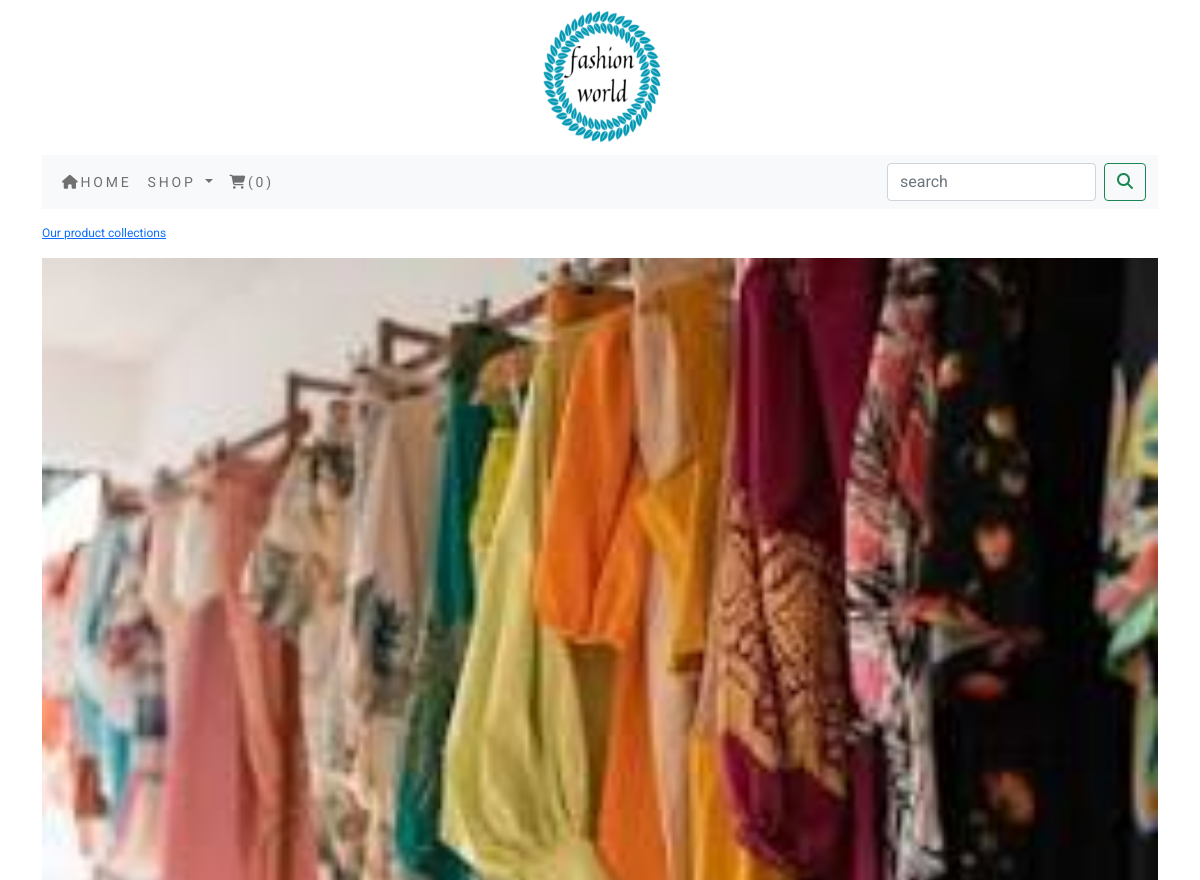
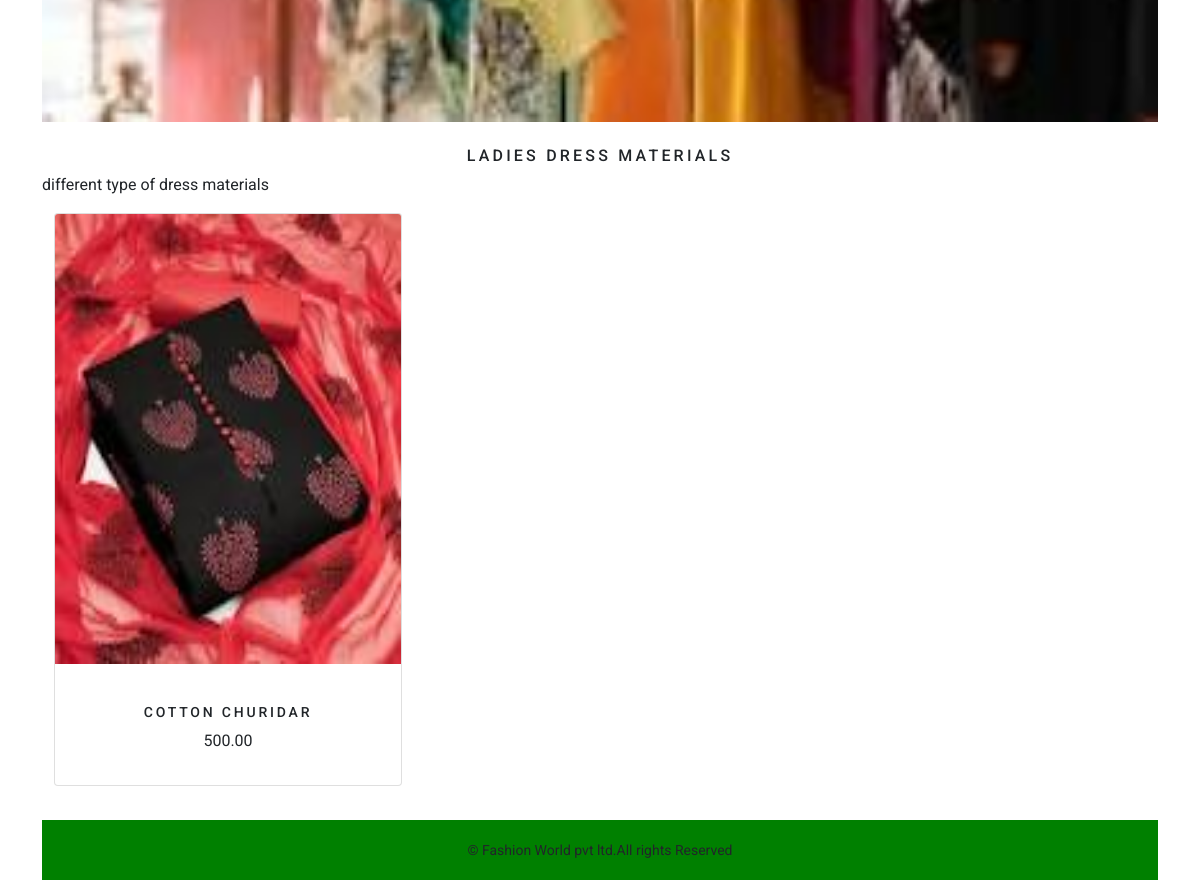
Screenshot of /shop/dress-materials/ with the database file from the repository (2 pictures, top to bottom).
### shop/models.py (models this page shows, shortened)
class Category(models.Model):
    name=models.CharField(max_length=250,unique=True)
    slug=models.SlugField(max_length=250,unique=True)
    description=models.TextField(blank=True)
    image=models.ImageField(upload_to='category',blank=True)
    class Meta:
        ordering=('name',)
        verbose_name='category'
        verbose_name_plural='categories'
    def get_url(self):
        return reverse('shop:products_by_category',args=[self.slug])

class Product(models.Model):
    name=models.CharField(max_length=250,unique=True)
    slug=models.SlugField(max_length=250,unique=True)
    description=models.TextField(blank=True)
    price=models.DecimalField(max_digits=10,decimal_places=2)
    category=models.ForeignKey(Category,on_delete=models.CASCADE)
    image=models.ImageField(upload_to='product',blank=True)
    stock=models.IntegerField()
    available=models.BooleanField(default=True)
    created=models.DateTimeField(auto_now_add=True)
    updated=models.DateTimeField(auto_now_add=True)
    def get_url(self):
        return reverse('shop:productcategory',args=[self.category.slug,self.slug])
    class Meta:
        ordering=('name',)
        verbose_name='product'
        verbose_name_plural='products'

### shop/views.py (the view)
# urls.py: path('',views.allproductcat,name='allproductcat'),
def allproductcat(request,c_slug=None):
    c_page=None
    products_list=None
    if c_slug!=None:
        c_page=get_object_or_404(Category,slug=c_slug)
        products_list=Product.objects.all().filter(category=c_page,available=True)
    else:
        products_list=Product.objects.all().filter(available=True)
    paginator=Paginator(products_list,6)
    try:
        page=int(request.GET.get('page','1'))
    except:
        page=1
    try:
        products=paginator.page(page)
    except (EmptyPage,InvalidPage):
        products=paginator.page(paginator.num_pages)
    return render(request,"category.html",{'category':c_page,'products':products})

### cart/context_processors.py (called while the page is built)
def counter(request):
    item_count=0
    if 'admin' in request.path:
        return{}
    else:
        try:
            cart=Cart.objects.filter(cart_id=_cart_id(request))
            cart_items=CartItem.objects.all().filter(cart=cart[:1])
            for cart_item in cart_items:
                item_count += cart_item.quantity
        except Cart.DoesNotExist:
            item_count = 0
    return dict(item_count=item_count)

### cart/views.py (called while the page is built)
def _cart_id(request):
    cart=request.session.session_key
    if not cart:
        cart=request.session.create()
    return cart

### shop/context processors.py (called while the page is built)
def menu_links(request):
    links=Category.objects.all()
    return dict(links=links)

### templates/category.html (shortened to what this page needs)
{% extends 'base.html' %}
{% load static %}
{% block content %}
{% if category %}
     <div>
          <div class="row my_row_class">
              <div class="mx_auto">
                  <p><a href="{% url 'shop:allproductcat' %}">Our product collections</a></p>
              </div>
          </div>
     </div>
{% endif %}
<div class="mx_auto">
    {% if category %}
         <img class="my_image" src="{{category.image.url}}" alt="{{category.name}}" height="250px" width="250px">
</div>
<br>
<div>
    <h1 class="text-center my_title"> {{category.name}}</h1>
    <p class="text-justify">{{category.description}}</p>
</div>
     {% endif %}
<div class="container">
    <div class="row mx_auto">
        {% for p in products %}
        <div class="my_bottom_margin col-9 col-sm-12 col-md-4 xol-lg-4">
            <div class="card text-center" style="min-width:18rem;">
                <a href="{{ p.get_url }}"><img class="card-img-top" src="{{p.image.url}}" alt="{{p.name}}" height="450px" width="250px"></a><br>
                <div class="card-body">
                     <h4>{{p.name}}</h4>
                     <p>{{p.price}}</p>
                </div>
            </div>
        </div>
        {% endfor %}
    </div>
    <br>
</div>
{% endblock %}

### static/cs/custom.css (style rules this page uses)
body { font-family: 'Roboto', sans-serif; }
.my_row_class { padding-top:15px; }
.my_row_class .mx_auto { color:#ff0000; font-size:12px; }
.my_image { width:100%; height:auto; }
.my_title { font-size:16px; text-transform:uppercase; letter-spacing:.2em; }
.my_bottom_margin { margin-bottom : 10px; }
.card-body h4 { font-size:14px; text-transform:uppercase; letter-spacing:.2em; }

### rows the page displays
Category: image (picture), name "LADIES DRESS MATERIALS", description "different type of dress materials"
Product: image (picture), name "COTTON CHURIDAR", price "500.00"

### other values shown
{{ item_count }} "0"
